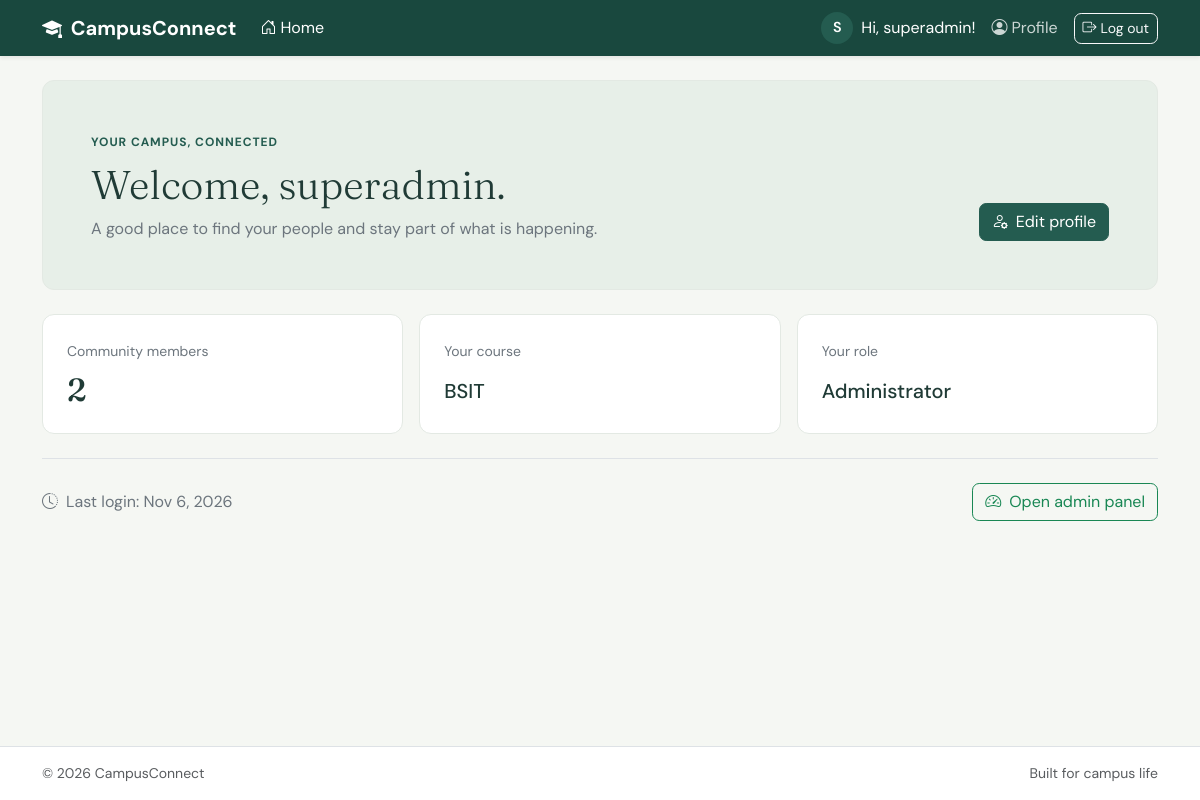
The app's page / (signed in) with its own data.
### accounts/models.py (models this page shows, shortened)
class CustomUser(AbstractUser):
    class Role(models.TextChoices):
        STUDENT = "STUDENT", "Student"
        ADMIN = "ADMIN", "Administrator"
    role = models.CharField(
        max_length=10,
        choices= Role.choices,
        default=Role.STUDENT)
    course = models.CharField(
        max_length=50,
        blank=True)

### dashboard/views.py (the view)
# urls.py: path("", DashboardView.as_view(), name="dashboard"),
class DashboardView(LoginRequiredMixin, TemplateView):
    template_name = "dashboard/home.html"
    def get_context_data(self, **kwargs):
        context = super().get_context_data(**kwargs)
        context["member_count"] = CustomUser.objects.count()
        context["is_admin"] = (
            self.request.user.role == CustomUser.Role.ADMIN)
        return context

### templates/dashboard/home.html (shortened to what this page needs)
{% extends "base.html" %}
{% block content %}
<section class="surface p-4 p-md-5 mb-4" style="background: #e7efe8;">
    <div class="row align-items-end g-3">
        <div class="col-lg-8">
            <span class="page-kicker">Your campus, connected</span>
            <h1 class="display-font display-6 mt-2 mb-2">Welcome, {{ user.first_name|default:user.username }}.</h1>
            <p class="text-secondary mb-0">A good place to find your people and stay part of what is happening.</p>
        </div>
        <div class="col-lg-4 text-lg-end">
            <a class="btn btn-primary" href="{% url 'profile' %}"><i class="bi bi-person-gear me-2"></i>Edit profile</a>
        </div>
    </div>
</section>
<div class="row g-3 mb-4">
    <div class="col-sm-6 col-lg-4">
        <div class="surface p-4 h-100">
            <span class="text-secondary small">Community members</span>
            <div class="display-font h2 mt-2 mb-0">{{ member_count }}</div>
        </div>
    </div>
    <div class="col-sm-6 col-lg-4">
        <div class="surface p-4 h-100">
            <span class="text-secondary small">Your course</span>
            <div class="h5 mt-3 mb-0">{{ user.course|default:"Not set yet" }}</div>
        </div>
    </div>
    <div class="col-sm-6 col-lg-4">
        <div class="surface p-4 h-100">
            <span class="text-secondary small">Your role</span>
            <div class="h5 mt-3 mb-0">{{ user.get_role_display }}</div>
        </div>
    </div>
</div>
<div class="d-flex flex-wrap align-items-center justify-content-between gap-3 border-top pt-4">
    <p class="text-secondary mb-0"><i class="bi bi-clock-history me-2"></i>Last login: {{ user.last_login|date:"M j, Y"|default:"First visit" }}</p>
    {% if is_admin %}<a class="btn btn-outline-success" href="{% url 'admin_panel' %}"><i class="bi bi-speedometer2 me-2"></i>Open admin panel</a>{% endif %}
</div>
{% endblock %}

### templates/base.html (shortened to what this page needs)
<!DOCTYPE html>
<html lang="en">
<head>
    <link href="https://cdn.jsdelivr.net/npm/bootstrap@5.3.8/dist/css/bootstrap.min.css" rel="stylesheet">
    <link href="https://cdn.jsdelivr.net/npm/bootstrap-icons@1.11.3/font/bootstrap-icons.min.css" rel="stylesheet">
</head>
<body class="d-flex flex-column min-vh-100">
    <nav class="navbar navbar-expand-lg navbar-dark sticky-top shadow-sm">
        <div class="container">
            <a class="navbar-brand" href="{% url 'dashboard' %}">
                <i class="bi bi-mortarboard-fill me-1"></i> CampusConnect
            </a>
            <div class="collapse navbar-collapse" id="nav">
                <ul class="navbar-nav me-auto">
                    <li class="nav-item">
                        <a class="nav-link {% if request.path == '/' %}active{% endif %}" href="{% url 'dashboard' %}">
                            <i class="bi bi-house-door me-1"></i>Home
                        </a>
                    </li>
                </ul>
                <ul class="navbar-nav align-items-lg-center gap-2">
                    {% if user.is_authenticated %}
                        <li class="nav-item d-flex align-items-center gap-2 text-white">
                            <span class="avatar">{{ user.username|slice:":1"|upper }}</span>
                            <span>Hi, {{ user.username }}!</span>
                        </li>
                        <li class="nav-item">
                            <a class="nav-link" href="{% url 'profile' %}"><i class="bi bi-person-circle me-1"></i>Profile</a>
                        </li>
                        <li class="nav-item">
                            <form method="post" action="{% url 'logout' %}" class="d-inline">
                                <button type="submit" class="btn btn-outline-light btn-sm">
                                    <i class="bi bi-box-arrow-right me-1"></i>Log out
                                </button>
                            </form>
                        </li>
                    {% endif %}
                </ul>
            </div>
        </div>
    </nav>
    <main class="container py-4 flex-grow-1">
        {% block content %}{% endblock %}
    </main>
    <footer class="bg-white border-top py-3 mt-auto">
        <div class="container d-flex justify-content-between align-items-center text-muted small">
            <span>&copy; {% now "Y" %} CampusConnect</span>
            <span>Built for campus life</span>
        </div>
    </footer>
</body>
</html>

### templates/base.html (style rules this page uses)
:root { --cc-ink: #203b36; --cc-green: #245c50; --cc-green-dark: #19483e; --cc-orange: #e99859; --cc-paper: #f5f7f3; --cc-line: #e3e9e3; }
body { background: var(--cc-paper); color: var(--cc-ink); font-family: "DM Sans", sans-serif; }
h1, h2, h3, .display-font { font-family: "Fraunces", Georgia, serif; }
.navbar { background: var(--cc-green-dark); }
.navbar-brand { font-weight: 700; }
.navbar .nav-link { color: rgba(255,255,255,.78); }
.navbar .nav-link:hover, .navbar .nav-link.active { color: #fff; }
.btn { border-radius: .45rem; }
.btn-primary { --bs-btn-bg: var(--cc-green); --bs-btn-border-color: var(--cc-green); --bs-btn-hover-bg: var(--cc-green-dark); --bs-btn-hover-border-color: var(--cc-green-dark); --bs-btn-active-bg: var(--cc-green-dark); }
.page-kicker { color: var(--cc-green); font-size: .75rem; font-weight: 700; letter-spacing: .08em; text-transform: uppercase; }
.surface { background: #fff; border: 1px solid var(--cc-line); border-radius: .75rem; }
.avatar { width: 32px; height: 32px; flex: 0 0 auto; border-radius: 50%; background: #245c50; color: #fff; display: inline-flex; align-items: center; justify-content: center; font-weight: 600; font-size: .9rem; }

### records on screen
CustomUser: username "S", username "superadmin", first_name "superadmin", course "BSIT", role "Administrator", last_login "Nov 6, 2026"

### other values on screen
{{ member_count }} "2"
